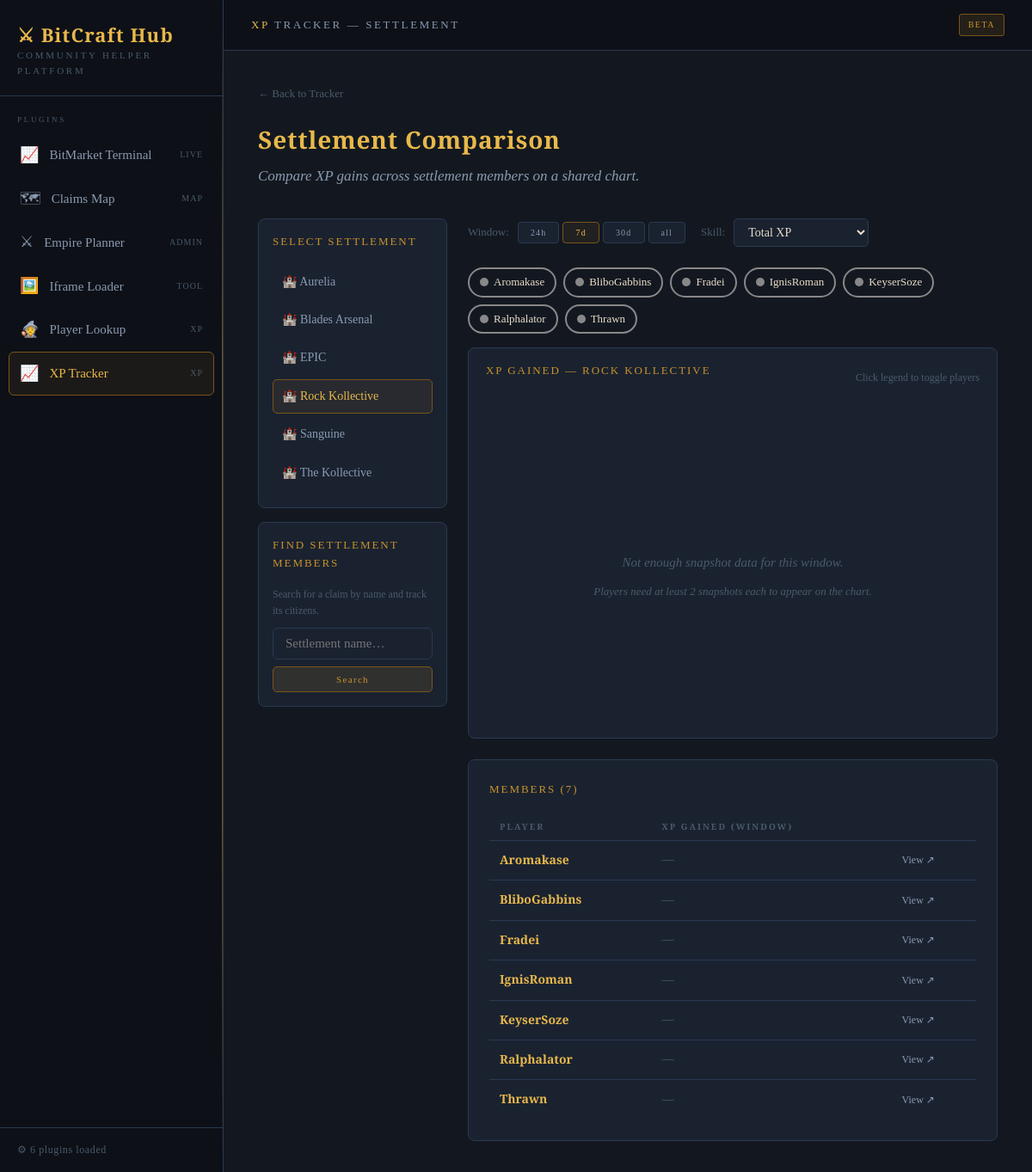
Screenshot of /xp-tracker/settlement?settlement=Rock+Kollective&window=7d with the database file from the repository.
### tables this page shows
CREATE TABLE tracked_players (
            player_id   TEXT PRIMARY KEY,
            username    TEXT NOT NULL,
            empire_id   TEXT,
            empire_name TEXT,
            added_at    INTEGER NOT NULL
        , claim_id TEXT, claim_name TEXT);

### plugins/xp_tracker/routes.py (the view)
@bp.route("/settlement")
def settlement():
    settlement_name  = request.args.get("settlement", "")
    window           = request.args.get("window", "7d")
    skill_id         = request.args.get("skill", None)
    settlement_names   = db.get_settlement_names()
    settlement_members = db.get_players_by_settlement(settlement_name) if settlement_name else []
    return render_template(
        "xp_tracker/settlement.html",
        settlement_name=settlement_name,
        settlement_names=settlement_names,
        settlement_members=settlement_members,
        window=window,
        skill_id=skill_id,
        skills=DISPLAY_SKILLS,
        skill_icons=SKILL_ICONS,
        time_windows=list(TIME_WINDOWS.keys()),
    )

### app.py (called while the page is built)
@app.context_processor
def inject_plugins():
    return dict(plugins=plugin_registry)

### plugins/xp_tracker/db.py (called while the page is built)
def _conn():
    conn = sqlite3.connect(DB_PATH)
    conn.row_factory = sqlite3.Row
    return conn

def get_settlement_names():
    with _conn() as c:
        rows = c.execute(
            "SELECT DISTINCT claim_name FROM tracked_players WHERE claim_name IS NOT NULL ORDER BY claim_name"
        ).fetchall()
        return [r["claim_name"] for r in rows]

def get_players_by_settlement(claim_name):
    with _conn() as c:
        rows = c.execute(
            "SELECT player_id, username, empire_id, empire_name, claim_id, claim_name, added_at "
            "FROM tracked_players WHERE claim_name=? ORDER BY username",
            (claim_name,)
        ).fetchall()
        return [dict(r) for r in rows]

### plugins/xp_tracker/templates/xp_tracker/settlement.html (shortened to what this page needs)
{% extends "base.html" %}
{% block topbar_title %}<span>XP</span> Tracker — Settlement{% endblock %}
{% block content %}
<a href="{{ url_for('xp_tracker.index') }}" class="xpt-back">← Back to Tracker</a>
<h1 class="page-heading">Settlement Comparison</h1>
<p class="page-subheading">Compare XP gains across settlement members on a shared chart.</p>
<div style="display:grid;grid-template-columns:220px 1fr;gap:24px;align-items:start">
  <div>
    <div class="card" style="padding:16px">
      <div class="card-title">Select Settlement</div>
      {% if settlement_names %}
        {% for name in settlement_names %}
        <a href="{{ url_for('xp_tracker.settlement', settlement=name, window=window) }}"
           style="display:block;padding:8px 10px;margin-bottom:4px;border-radius:5px;text-decoration:none;
                  font-size:14px;border:1px solid {{ 'var(--gold-dim)' if name == settlement_name else 'transparent' }};
                  background:{{ 'rgba(200,146,42,0.08)' if name == settlement_name else 'transparent' }};
                  color:{{ 'var(--gold-light)' if name == settlement_name else 'var(--text-secondary)' }};
                  transition:all 0.15s"
           onmouseover="this.style.background='var(--bg-hover)';this.style.color='var(--text-primary)'"
           onmouseout="this.style.background='{{ 'rgba(200,146,42,0.08)' if name == settlement_name else 'transparent' }}'">
          🏰 {{ name }}
        </a>
        {% endfor %}
      {% else %}
        <div style="font-size:13px;color:var(--text-muted);font-style:italic">
          No settlement data yet. Track players and wait for the next poll cycle to populate settlement affiliations.
        </div>
      {% endif %}
    </div>
    <div class="card" style="padding:16px;margin-top:16px">
      <div class="card-title">Find Settlement Members</div>
      <div style="font-size:12px;color:var(--text-muted);margin-bottom:10px">
        Search for a claim by name and track its citizens.
      </div>
      <div style="display:flex;flex-direction:column;gap:8px">
        <input id="claim-search-input" class="xpt-input" type="text" placeholder="Settlement name…" />
        <button class="xpt-btn" style="padding:8px 0;width:100%" onclick="searchClaim()">Search</button>
      </div>
    </div>
  </div>
  <div>
    {% if settlement_name %}
    <div class="xpt-controls">
      <span style="font-size:13px;color:var(--text-muted)">Window:</span>
      <div class="tab-group">
        {% for w in time_windows %}
        <button class="tab-btn {% if w == window %}active{% endif %}"
                onclick="setWindow('{{ w }}')">{{ w }}</button>
        {% endfor %}
      </div>
      <span style="font-size:13px;color:var(--text-muted);margin-left:8px">Skill:</span>
      <select class="xpt-select" id="skill-select" onchange="setSkill(this.value)">
        <option value="" {% if not skill_id %}selected{% endif %}>Total XP</option>
      </select>
    </div>
    <div class="member-toggles" id="member-toggles">
      {% for m in settlement_members %}
      <div class="toggle-chip" id="chip-{{ m.player_id }}"
           onclick="togglePlayer('{{ m.player_id }}')"
           style="border-color:#888;color:#e8dcc8">
        <span class="chip-dot" style="width:10px;height:10px;border-radius:50%;background:#888;display:inline-block"></span>
        {{ m.username }}
      </div>
      {% endfor %}
    </div>
    <div class="card chart-card">
      <div class="chart-header">
        <div class="card-title">XP Gained — {{ settlement_name }}</div>
        <span style="font-size:12px;color:var(--text-muted)">Click legend to toggle players</span>
      </div>
      <div class="chart-area" id="chart-wrap">
        <div class="chart-empty" id="chart-empty" style="display:none">
          <div>Not enough snapshot data for this window.</div>
          <div style="font-size:13px">Players need at least 2 snapshots each to appear on the chart.</div>
        </div>
      </div>
    </div>
    {% if settlement_members %}
    <div class="card">
      <div class="card-title">Members ({{ settlement_members|length }})</div>
      <table class="member-table">
        <thead>
          <tr>
            <th>Player</th>
            <th>XP Gained (window)</th>
            <th></th>
          </tr>
        </thead>
        <tbody id="member-tbody">
          {% for m in settlement_members %}
          <tr>
            <td><a href="{{ url_for('xp_tracker.player_detail', player_id=m.player_id) }}" class="mt-name">{{ m.username }}</a></td>
            <td id="gain-{{ m.player_id }}" style="color:var(--text-muted)">—</td>
            <td><a href="{{ url_for('xp_tracker.player_detail', player_id=m.player_id) }}"
                   style="font-size:12px;color:var(--text-secondary);text-decoration:none">View ↗</a></td>
          </tr>
          {% endfor %}
        </tbody>
      </table>
    </div>
    {% else %}
    <div class="card"><div class="no-data">No tracked players in "{{ settlement_name }}". Add players to tracking and wait for a poll cycle.</div></div>
    {% endif %}
    {% endif %}
  </div>
</div>
{% endblock %}

### templates/base.html (style rules this page uses)
:root { --bg-void: #07080a; --bg-deep: #0d1017; --bg-surface: #131820; --bg-raised: #1a2230; --bg-hover: #1f2a3a; --border: #2a3a50; --border-glow: #3d5a7a; --gold: #c8922a; --gold-light: #e8b84b; --gold-dim: #7a5518; --amber: #d4621a; --text-primary: #e8dcc8; --text-secondary:#8a9ab0; --text-muted: #4a5a6a; --teal: #2a8a7a; --teal-light: #3dbdaa; --sidebar-w: 260px; }
*, *::before, *::after { box-sizing: border-box; margin: 0; padding: 0; }
html, body { height: 100%; background: var(--bg-void); color: var(--text-primary); font-family: 'Crimson Pro', Georgia, serif; font-size: 16px; line-height: 1.6; }
body::before { content: ''; position: fixed; inset: 0; pointer-events: none; z-index: 0; opacity: 0.4; }
.topbar-title span { color: var(--gold-light); }
.page-heading { font-family: 'Cinzel', serif; font-size: 28px; font-weight: 600; color: var(--gold-light); margin-bottom: 6px; letter-spacing: 0.03em; }
.page-subheading { color: var(--text-secondary); font-size: 17px; font-weight: 300; font-style: italic; margin-bottom: 36px; }
.card { background: var(--bg-raised); border: 1px solid var(--border); border-radius: 8px; padding: 24px; transition: border-color 0.2s; }
.card-title { font-family: 'Cinzel', serif; font-size: 13px; letter-spacing: 0.15em; text-transform: uppercase; color: var(--gold); margin-bottom: 16px; }

### plugins/xp_tracker/templates/xp_tracker/settlement.html (style rules this page uses)
.xpt-back { display: inline-flex; align-items: center; gap: 6px; color: var(--text-muted); text-decoration: none; font-size: 13px; margin-bottom: 20px; transition: color 0.15s; }
.xpt-controls { display: flex; gap: 10px; flex-wrap: wrap; align-items: center; margin-bottom: 24px; }
.xpt-select { background: var(--bg-raised); border: 1px solid var(--border); border-radius: 5px; padding: 7px 12px; color: var(--text-primary); font-family: inherit; font-size: 14px; cursor: pointer; }
.tab-group { display: flex; gap: 4px; }
.tab-btn { background: var(--bg-raised); border: 1px solid var(--border); border-radius: 4px; padding: 6px 14px; color: var(--text-secondary); font-family: 'Cinzel', serif; font-size: 10px; letter-spacing: 0.12em; cursor: pointer; transition: all 0.15s; }
.tab-btn.active, .tab-btn:hover { color: var(--gold-light); border-color: var(--gold-dim); background: rgba(200,146,42,0.08); }
.chart-card { padding: 0; overflow: hidden; margin-bottom: 24px; }
.chart-header { padding: 16px 20px 0; display: flex; justify-content: space-between; align-items: center; }
.chart-area { position: relative; height: 400px; padding: 12px 16px 16px; }
.chart-empty { display: flex; align-items: center; justify-content: center; height: 400px; color: var(--text-muted); font-style: italic; font-size: 15px; flex-direction: column; gap: 12px; }
.member-toggles { display: flex; flex-wrap: wrap; gap: 8px; margin-bottom: 16px; }
.toggle-chip { display: inline-flex; align-items: center; gap: 6px; padding: 5px 12px; border-radius: 20px; border: 2px solid; cursor: pointer; font-size: 13px; transition: opacity 0.18s; user-select: none; }
.member-table { width: 100%; border-collapse: collapse; }
.member-table th { font-family: 'Cinzel', serif; font-size: 10px; letter-spacing: 0.2em; text-transform: uppercase; color: var(--text-muted); padding: 8px 12px; text-align: left; border-bottom: 1px solid var(--border); }
.member-table td { padding: 11px 12px; border-bottom: 1px solid var(--border); font-size: 14px; }
.member-table tr:last-child td { border-bottom: none; }
.mt-name { color: var(--gold-light); text-decoration: none; font-weight: 600; }
.xpt-input { flex: 1; background: var(--bg-raised); border: 1px solid var(--border); border-radius: 6px; padding: 9px 14px; color: var(--text-primary); font-family: inherit; font-size: 15px; }
.xpt-btn { background: rgba(200,146,42,0.12); border: 1px solid var(--gold-dim); color: var(--gold); font-family: 'Cinzel', serif; font-size: 11px; letter-spacing: 0.12em; padding: 0 18px; border-radius: 5px; cursor: pointer; transition: all 0.18s; white-space: nowrap; }

### rows the page displays
tracked_players: username "Aromakase"
tracked_players: username "BliboGabbins"
tracked_players: username "Fradei"
tracked_players: username "IgnisRoman"
tracked_players: username "KeyserSoze"
tracked_players: username "Ralphalator"
tracked_players: username "Thrawn"

### other values shown
{{ plugin.icon }} "📈" "🗺" "⚔" "🖼️" "🧙" "📈"
{{ plugin.name }} "BitMarket Terminal" "Claims Map" "Empire Planner" "Iframe Loader" "Player Lookup" "XP Tracker"
{{ plugin.tag }} "LIVE" "MAP" "ADMIN" "TOOL" "XP" "XP"
{{ plugins|length }} "6"
{{ 's' if plugins|length != 1 else '' }} "s"
{{ name }} "Aurelia" "Blades Arsenal" "EPIC" "Rock Kollective" "Sanguine" "The Kollective"
{{ w }} "24h" "7d" "30d" "all"
{{ settlement_name }} "ROCK KOLLECTIVE"
{{ settlement_members|length }} "7"
